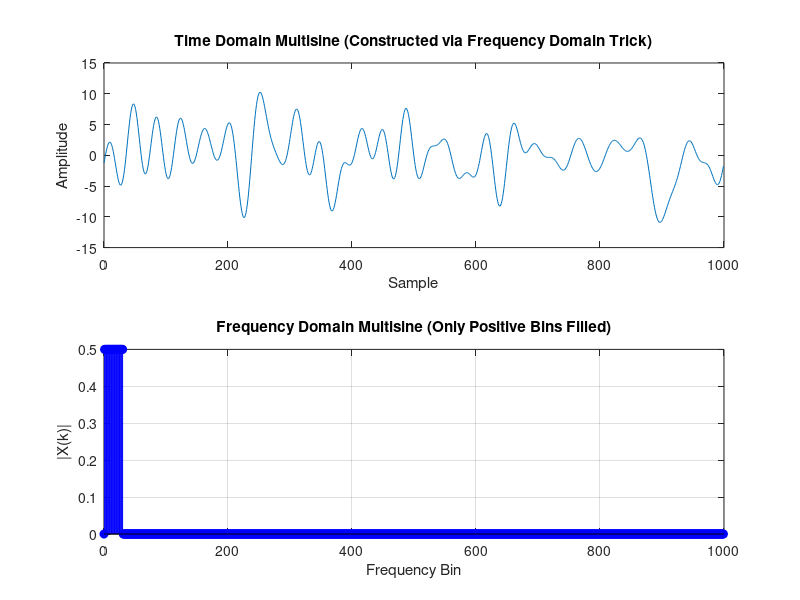

Source code (MATLAB):
% Section 1.4 - Frequency Domain Construction of a Multisine.
% Up to now, we generated multisines directly in the time domain (by summing cosines). In this section, we’ll directly construct the DFT (frequency domain) and set the amplitudes and phases for each frequency directly in X(k) (the DFT).
% This allows for much more precise control, especially if you want very specific spectral properties.
% The trick given is to only define the positive frequencies X(k), and then use symmetry to fill in the negative frequencies.
% This works because real signals have a conjugate symmetric DFT.
% Set this for k = 1 to K (the excited bins), Set everything else (unexcited bins) to zero

% Task 1.4.1 asks us to prove and demonstrate the trick where we construct a multisine directly in the frequency domain by filling only the positive frequency bins, and then reconstructing the time domain signal via the iDFT.

% Parameters
N = 1000;                     % Number of samples
K = 30;                        % Number of excited frequencies
fs = 100;                      % Sampling frequency (Hz)

% Initialize X_tilde (frequency domain multisine)
X_tilde = zeros(1, N);         % Full DFT spectrum

% Set first K bins (positive frequencies only)
for k = 1:K
    phase = 2*pi*rand();       % Random phase for each frequency
    X_tilde(k+1) = (0.5) * exp(1j * phase);  % X_tilde uses k+1 because MATLAB indexing starts at 1
end

% Time domain reconstruction using the trick
x = 2 * N * real(ifft(X_tilde));

% Frequency axis in bins
k = 0:N-1;

% ====== Plot Results ======
figure;

% Time domain plot
subplot(2,1,1);
plot(0:N-1, x);
xlabel('Sample');
ylabel('Amplitude');
title('Time Domain Multisine (Constructed via Frequency Domain Trick)');

% Frequency domain plot (in bins)
subplot(2,1,2);
stem(k, abs(X_tilde), 'b', 'filled');
xlabel('Frequency Bin');
ylabel('|X̃(k)|');
title('Frequency Domain Multisine (Only Positive Bins Filled)');
grid on;

% X_tilde is the "half DFT", meaning it only has positive frequencies filled.
% ifft() transforms this into the time domain.
% We multiply by  2N and take real() to ensure the correct real-valued time-domain signal.
% This trick works perfectly when the signal is periodic (fits the DFT length).